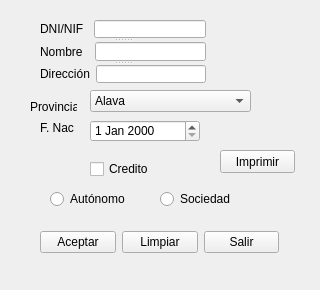
<?xml version="1.0" encoding="UTF-8"?>
<ui version="4.0">
 <class>frmClientes</class>
 <widget class="QMainWindow" name="frmClientes">
  <property name="geometry">
   <rect>
    <x>0</x>
    <y>0</y>
    <width>320</width>
    <height>290</height>
   </rect>
  </property>
  <property name="minimumSize">
   <size>
    <width>320</width>
    <height>290</height>
   </size>
  </property>
  <property name="windowTitle">
   <string>Gestión de Clientes</string>
  </property>
  <widget class="QWidget" name="centralwidget">
   <widget class="QSplitter" name="splitter">
    <property name="geometry">
     <rect>
      <x>40</x>
      <y>20</y>
      <width>166</width>
      <height>63</height>
     </rect>
    </property>
    <property name="orientation">
     <enum>Qt::Vertical</enum>
    </property>
    <widget class="QWidget" name="layoutWidget">
     <layout class="QHBoxLayout" name="horizontalLayout_3">
      <property name="spacing">
       <number>10</number>
      </property>
      <item>
       <widget class="QLabel" name="lblDni">
        <property name="text">
         <string>DNI/NIF</string>
        </property>
       </widget>
      </item>
      <item>
       <widget class="QLineEdit" name="txtDNI">
        <property name="maxLength">
         <number>15</number>
        </property>
       </widget>
      </item>
     </layout>
    </widget>
    <widget class="QWidget" name="layoutWidget">
     <layout class="QHBoxLayout" name="horizontalLayout_2">
      <property name="spacing">
       <number>12</number>
      </property>
      <item>
       <widget class="QLabel" name="lblNombre">
        <property name="text">
         <string>Nombre</string>
        </property>
       </widget>
      </item>
      <item>
       <widget class="QLineEdit" name="txtNombre">
        <property name="maxLength">
         <number>150</number>
        </property>
       </widget>
      </item>
     </layout>
    </widget>
    <widget class="QWidget" name="layoutWidget">
     <layout class="QHBoxLayout" name="horizontalLayout">
      <item>
       <widget class="QLabel" name="lblDireccion">
        <property name="text">
         <string>Dirección</string>
        </property>
       </widget>
      </item>
      <item>
       <widget class="QLineEdit" name="txtDireccion">
        <property name="maxLength">
         <number>150</number>
        </property>
       </widget>
      </item>
     </layout>
    </widget>
   </widget>
   <widget class="QWidget" name="layoutWidget">
    <property name="geometry">
     <rect>
      <x>40</x>
      <y>230</y>
      <width>239</width>
      <height>25</height>
     </rect>
    </property>
    <layout class="QHBoxLayout" name="horizontalLayout_4">
     <item>
      <widget class="QPushButton" name="btnAceptar">
       <property name="text">
        <string>Aceptar</string>
       </property>
      </widget>
     </item>
     <item>
      <widget class="QPushButton" name="btnLimpiar">
       <property name="text">
        <string>Limpiar</string>
       </property>
      </widget>
     </item>
     <item>
      <widget class="QPushButton" name="btnSalir">
       <property name="text">
        <string>Salir</string>
       </property>
      </widget>
     </item>
    </layout>
   </widget>
   <widget class="QLabel" name="lblFNac">
    <property name="geometry">
     <rect>
      <x>40</x>
      <y>120</y>
      <width>41</width>
      <height>16</height>
     </rect>
    </property>
    <property name="text">
     <string>F. Nac</string>
    </property>
   </widget>
   <widget class="QDateEdit" name="dtpFnac">
    <property name="geometry">
     <rect>
      <x>90</x>
      <y>120</y>
      <width>110</width>
      <height>22</height>
     </rect>
    </property>
   </widget>
   <widget class="QLabel" name="lblProvincia">
    <property name="geometry">
     <rect>
      <x>30</x>
      <y>100</y>
      <width>47</width>
      <height>14</height>
     </rect>
    </property>
    <property name="text">
     <string>Provincia</string>
    </property>
   </widget>
   <widget class="QComboBox" name="cmbProvincia">
    <property name="geometry">
     <rect>
      <x>90</x>
      <y>90</y>
      <width>161</width>
      <height>22</height>
     </rect>
    </property>
    <item>
     <property name="text">
      <string>Alava</string>
     </property>
    </item>
    <item>
     <property name="text">
      <string>Albacete</string>
     </property>
    </item>
    <item>
     <property name="text">
      <string>Alicante</string>
     </property>
    </item>
    <item>
     <property name="text">
      <string>Almeria</string>
     </property>
    </item>
    <item>
     <property name="text">
      <string>Avila</string>
     </property>
    </item>
    <item>
     <property name="text">
      <string>Badajoz</string>
     </property>
    </item>
    <item>
     <property name="text">
      <string>Barcelona</string>
     </property>
    </item>
    <item>
     <property name="text">
      <string>Burgos</string>
     </property>
    </item>
    <item>
     <property name="text">
      <string>Caceres</string>
     </property>
    </item>
    <item>
     <property name="text">
      <string>Cadiz</string>
     </property>
    </item>
    <item>
     <property name="text">
      <string>Cantabria</string>
     </property>
    </item>
    <item>
     <property name="text">
      <string>Castellon</string>
     </property>
    </item>
    <item>
     <property name="text">
      <string>Ciudad Real</string>
     </property>
    </item>
    <item>
     <property name="text">
      <string>Cordoba</string>
     </property>
    </item>
    <item>
     <property name="text">
      <string>La Coruña</string>
     </property>
    </item>
    <item>
     <property name="text">
      <string>Cuenca</string>
     </property>
    </item>
    <item>
     <property name="text">
      <string>Gerona</string>
     </property>
    </item>
    <item>
     <property name="text">
      <string>Granada</string>
     </property>
    </item>
    <item>
     <property name="text">
      <string>Guadalajara</string>
     </property>
    </item>
    <item>
     <property name="text">
      <string>Guipuzcoa</string>
     </property>
    </item>
    <item>
     <property name="text">
      <string>Huelva</string>
     </property>
    </item>
    <item>
     <property name="text">
      <string>Huesca</string>
     </property>
    </item>
    <item>
     <property name="text">
      <string>Islas Baleares</string>
     </property>
    </item>
    <item>
     <property name="text">
      <string>Jaen</string>
     </property>
    </item>
    <item>
     <property name="text">
      <string>Leon</string>
     </property>
    </item>
    <item>
     <property name="text">
      <string>Lerida</string>
     </property>
    </item>
    <item>
     <property name="text">
      <string>Lugo</string>
     </property>
    </item>
    <item>
     <property name="text">
      <string>Madrid</string>
     </property>
    </item>
    <item>
     <property name="text">
      <string>Malaga</string>
     </property>
    </item>
    <item>
     <property name="text">
      <string>Murcia</string>
     </property>
    </item>
    <item>
     <property name="text">
      <string>Navarra</string>
     </property>
    </item>
    <item>
     <property name="text">
      <string>Ourense</string>
     </property>
    </item>
    <item>
     <property name="text">
      <string>Palencia</string>
     </property>
    </item>
    <item>
     <property name="text">
      <string>Las Palmas</string>
     </property>
    </item>
    <item>
     <property name="text">
      <string>Pontevedra</string>
     </property>
    </item>
    <item>
     <property name="text">
      <string>La Rioja</string>
     </property>
    </item>
    <item>
     <property name="text">
      <string>Salamanca</string>
     </property>
    </item>
    <item>
     <property name="text">
      <string>Segovia</string>
     </property>
    </item>
    <item>
     <property name="text">
      <string>Sevilla</string>
     </property>
    </item>
    <item>
     <property name="text">
      <string>Soria</string>
     </property>
    </item>
    <item>
     <property name="text">
      <string>Tarragona</string>
     </property>
    </item>
    <item>
     <property name="text">
      <string>Santa Cruz de Tenerife</string>
     </property>
    </item>
    <item>
     <property name="text">
      <string>Teruel</string>
     </property>
    </item>
    <item>
     <property name="text">
      <string>Toledo</string>
     </property>
    </item>
    <item>
     <property name="text">
      <string>Valencia</string>
     </property>
    </item>
    <item>
     <property name="text">
      <string>Valladolid</string>
     </property>
    </item>
    <item>
     <property name="text">
      <string>Vizcaya</string>
     </property>
    </item>
    <item>
     <property name="text">
      <string>Zamora</string>
     </property>
    </item>
    <item>
     <property name="text">
      <string>Zaragoza</string>
     </property>
    </item>
   </widget>
   <widget class="QCheckBox" name="chbCredito">
    <property name="geometry">
     <rect>
      <x>90</x>
      <y>160</y>
      <width>70</width>
      <height>18</height>
     </rect>
    </property>
    <property name="text">
     <string>Credito</string>
    </property>
   </widget>
   <widget class="QRadioButton" name="rdbAutonomo">
    <property name="geometry">
     <rect>
      <x>50</x>
      <y>190</y>
      <width>83</width>
      <height>18</height>
     </rect>
    </property>
    <property name="text">
     <string>Autónomo</string>
    </property>
   </widget>
   <widget class="QRadioButton" name="rdbSociedad">
    <property name="geometry">
     <rect>
      <x>160</x>
      <y>190</y>
      <width>83</width>
      <height>18</height>
     </rect>
    </property>
    <property name="text">
     <string>Sociedad</string>
    </property>
   </widget>
   <widget class="QPushButton" name="btnImprimir">
    <property name="geometry">
     <rect>
      <x>220</x>
      <y>150</y>
      <width>75</width>
      <height>23</height>
     </rect>
    </property>
    <property name="text">
     <string>Imprimir</string>
    </property>
   </widget>
  </widget>
 </widget>
 <tabstops>
  <tabstop>txtDNI</tabstop>
  <tabstop>txtNombre</tabstop>
  <tabstop>txtDireccion</tabstop>
  <tabstop>btnAceptar</tabstop>
  <tabstop>btnLimpiar</tabstop>
  <tabstop>btnSalir</tabstop>
 </tabstops>
 <resources/>
 <connections>
  <connection>
   <sender>btnSalir</sender>
   <signal>clicked(bool)</signal>
   <receiver>frmClientes</receiver>
   <slot>close()</slot>
   <hints>
    <hint type="sourcelabel">
     <x>250</x>
     <y>243</y>
    </hint>
    <hint type="destinationlabel">
     <x>275</x>
     <y>193</y>
    </hint>
   </hints>
  </connection>
 </connections>
</ui>
